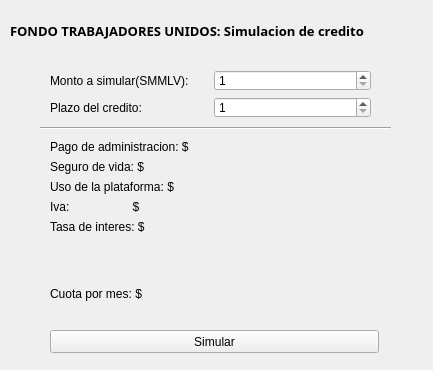
<?xml version="1.0" encoding="UTF-8"?>
<ui version="4.0">
 <class>simulacionCredito</class>
 <widget class="QWidget" name="simulacionCredito">
  <property name="geometry">
   <rect>
    <x>0</x>
    <y>0</y>
    <width>433</width>
    <height>370</height>
   </rect>
  </property>
  <property name="windowTitle">
   <string>FondoTrabajadoresUnidos(Asociado)</string>
  </property>
  <widget class="Line" name="line">
   <property name="geometry">
    <rect>
     <x>40</x>
     <y>120</y>
     <width>351</width>
     <height>16</height>
    </rect>
   </property>
   <property name="orientation">
    <enum>Qt::Horizontal</enum>
   </property>
  </widget>
  <widget class="QWidget" name="layoutWidget">
   <property name="geometry">
    <rect>
     <x>50</x>
     <y>70</y>
     <width>321</width>
     <height>48</height>
    </rect>
   </property>
   <layout class="QGridLayout" name="gridLayout">
    <item row="0" column="0">
     <widget class="QLabel" name="salarioMinimo">
      <property name="text">
       <string>Monto a simular(SMMLV):</string>
      </property>
     </widget>
    </item>
    <item row="0" column="1">
     <widget class="QSpinBox" name="montoSimular">
      <property name="minimum">
       <number>1</number>
      </property>
      <property name="maximum">
       <number>42</number>
      </property>
     </widget>
    </item>
    <item row="1" column="0">
     <widget class="QLabel" name="label">
      <property name="text">
       <string>Plazo del credito:</string>
      </property>
     </widget>
    </item>
    <item row="1" column="1">
     <widget class="QSpinBox" name="plazo">
      <property name="minimum">
       <number>1</number>
      </property>
      <property name="maximum">
       <number>48</number>
      </property>
     </widget>
    </item>
   </layout>
  </widget>
  <widget class="QWidget" name="layoutWidget">
   <property name="geometry">
    <rect>
     <x>50</x>
     <y>140</y>
     <width>180</width>
     <height>161</height>
    </rect>
   </property>
   <layout class="QGridLayout" name="gridLayout_2">
    <item row="5" column="0">
     <spacer name="verticalSpacer">
      <property name="orientation">
       <enum>Qt::Vertical</enum>
      </property>
      <property name="sizeHint" stdset="0">
       <size>
        <width>20</width>
        <height>40</height>
       </size>
      </property>
     </spacer>
    </item>
    <item row="1" column="0">
     <layout class="QHBoxLayout" name="horizontalLayout_3">
      <item>
       <widget class="QLabel" name="label_3">
        <property name="text">
         <string>Seguro de vida: $</string>
        </property>
       </widget>
      </item>
      <item>
       <widget class="QLabel" name="seguro">
        <property name="text">
         <string/>
        </property>
       </widget>
      </item>
     </layout>
    </item>
    <item row="2" column="0">
     <layout class="QHBoxLayout" name="horizontalLayout_4">
      <item>
       <widget class="QLabel" name="label_4">
        <property name="text">
         <string>Uso de la plataforma: $</string>
        </property>
       </widget>
      </item>
      <item>
       <widget class="QLabel" name="plataforma">
        <property name="text">
         <string/>
        </property>
       </widget>
      </item>
     </layout>
    </item>
    <item row="3" column="0">
     <layout class="QHBoxLayout" name="horizontalLayout_5">
      <item>
       <widget class="QLabel" name="label_5">
        <property name="text">
         <string>Iva:                   $</string>
        </property>
       </widget>
      </item>
      <item>
       <widget class="QLabel" name="iva">
        <property name="text">
         <string/>
        </property>
       </widget>
      </item>
     </layout>
    </item>
    <item row="6" column="0">
     <layout class="QHBoxLayout" name="horizontalLayout_6">
      <item>
       <widget class="QLabel" name="label_6">
        <property name="text">
         <string>Cuota por mes: $</string>
        </property>
       </widget>
      </item>
      <item>
       <widget class="QLabel" name="cuota">
        <property name="text">
         <string/>
        </property>
       </widget>
      </item>
     </layout>
    </item>
    <item row="0" column="0">
     <layout class="QHBoxLayout" name="horizontalLayout_2">
      <item>
       <widget class="QLabel" name="label_2">
        <property name="text">
         <string>Pago de administracion: $</string>
        </property>
       </widget>
      </item>
      <item>
       <widget class="QLabel" name="pago">
        <property name="text">
         <string/>
        </property>
       </widget>
      </item>
     </layout>
    </item>
    <item row="4" column="0">
     <layout class="QHBoxLayout" name="horizontalLayout_7">
      <item>
       <widget class="QLabel" name="label_7">
        <property name="text">
         <string>Tasa de interes: $</string>
        </property>
       </widget>
      </item>
      <item>
       <widget class="QLabel" name="interes">
        <property name="text">
         <string/>
        </property>
       </widget>
      </item>
     </layout>
    </item>
   </layout>
  </widget>
  <widget class="QPushButton" name="pushButton_2">
   <property name="geometry">
    <rect>
     <x>50</x>
     <y>330</y>
     <width>329</width>
     <height>23</height>
    </rect>
   </property>
   <property name="text">
    <string>Simular</string>
   </property>
  </widget>
  <widget class="QLabel" name="label_10">
   <property name="geometry">
    <rect>
     <x>10</x>
     <y>10</y>
     <width>401</width>
     <height>41</height>
    </rect>
   </property>
   <property name="font">
    <font>
     <family>Arial Black</family>
     <pointsize>10</pointsize>
     <weight>75</weight>
     <bold>true</bold>
    </font>
   </property>
   <property name="text">
    <string>FONDO TRABAJADORES UNIDOS: Simulacion de credito</string>
   </property>
  </widget>
 </widget>
 <resources/>
 <connections/>
</ui>
